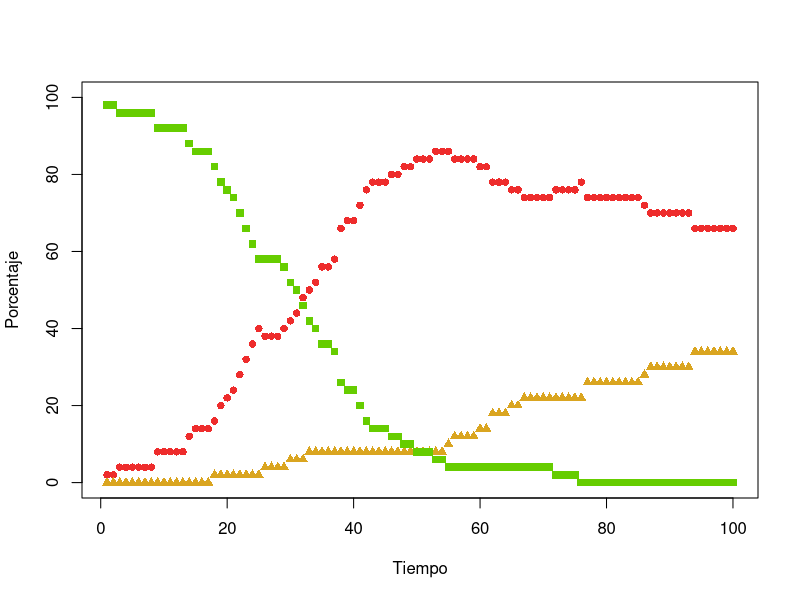
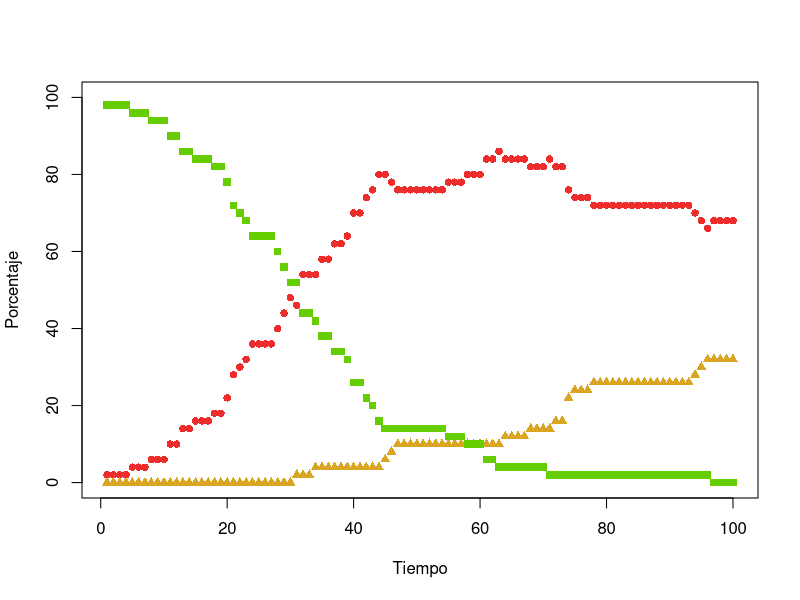
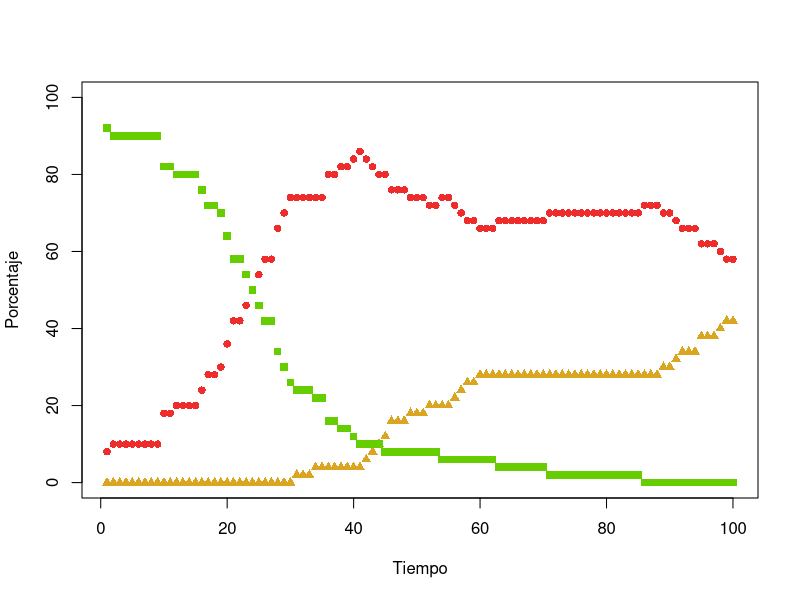
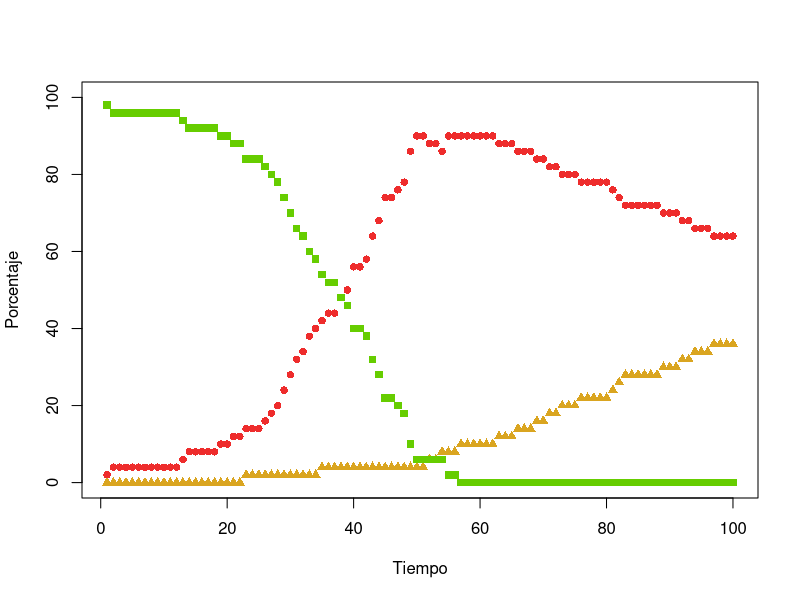
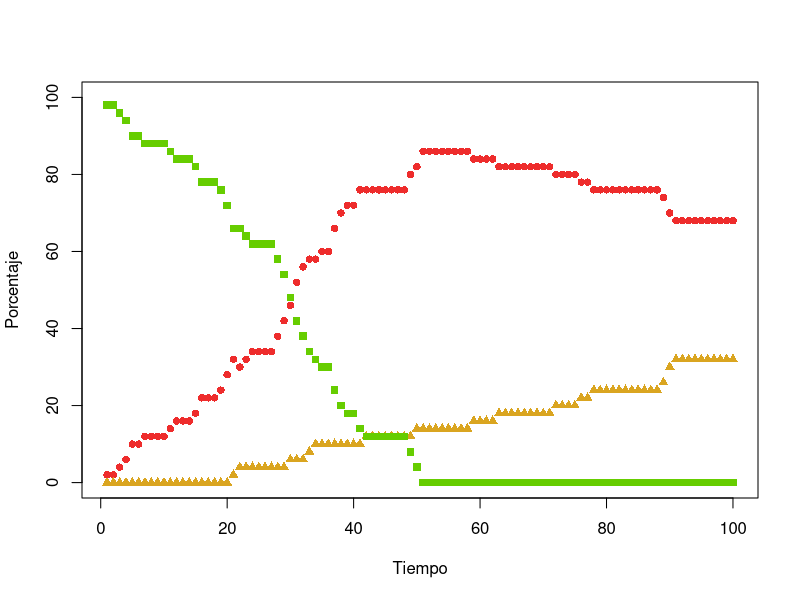
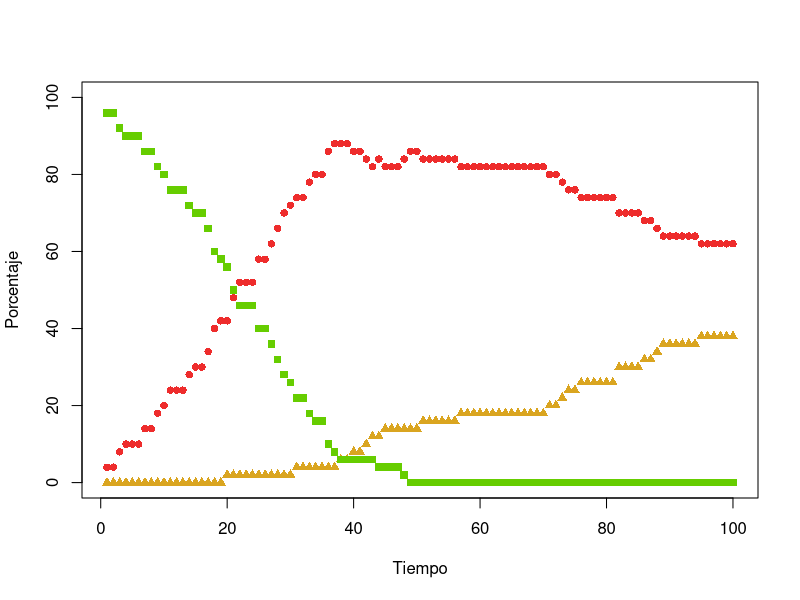
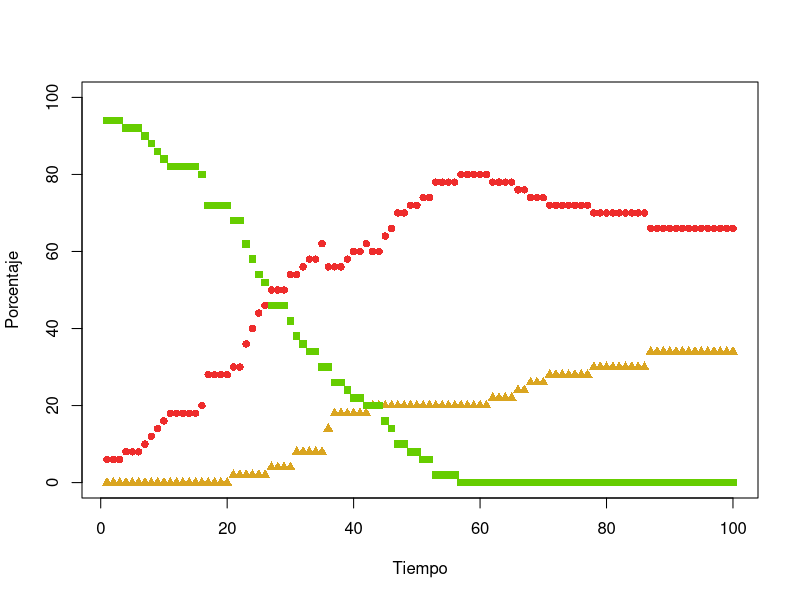
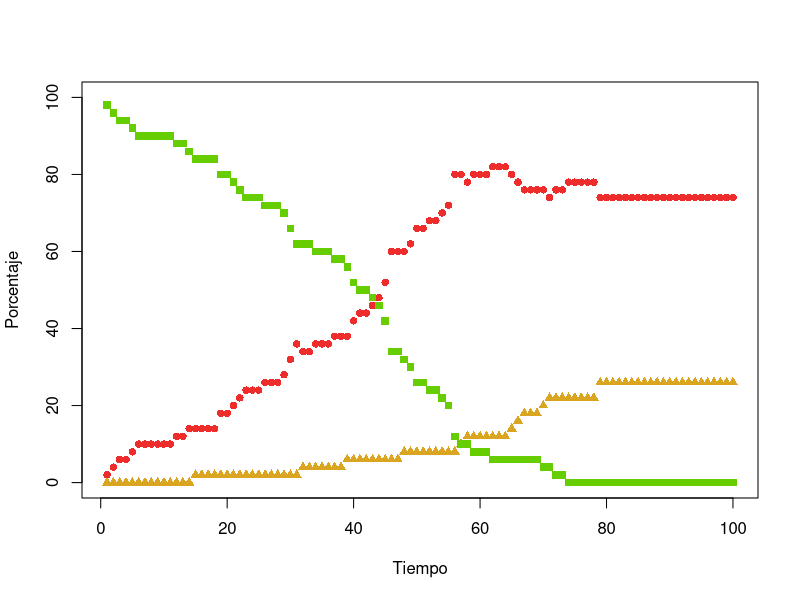

Write the R code that produced these figures, in order. (Note: a time limit stopped this script after it produced the figures.)
#suppressMessages(library(parallel))

l <- 1.5
n <- 50
pi <- 0.05
pr <- 0.02
v <- l / 30
r <- 0.1
tmax <- 100

impr = FALSE
replicas = 30
exper = data.frame(rep = numeric(), time=numeric()  )
data = c(0, 1, 2)
pc = pi
pv = 0
probs = c(1 - (pc +pv), pc, pv)
procesaContagio  <- function(y)
{
                                        #contagio por linea de barrido
    ordatos = agentes[order(agentes$x),] #ordenar los datos por el eje x
    cercanos = data.frame(i=numeric(),x=numeric(),y=numeric(), estado=numeric()) # los más cercanos a la linea de barrido que tal ue su distancia a la linea de barrido es menor al umbral
    for(i in 1:n){ #recorrido de los puntos ordenados
        ap = cbind(i,agentes[row.names(ordatos[i,]),]) #actual point
        if(nrow(cercanos) > 0){ # si hay puntos cercanos a la linea de barrido
                                        #actualizamos los cercanos al nuevo putno de la linea
            cercanos= cercanos[which(cercanos$x>(ap$x-r)),] 
                                        #calculo de la distancia de los cercanos al punto actual en la linea de barrido
            d = sqrt( ((rep(ap$x, nrow(cercanos))-cercanos$x)**2)+((rep(ap$y,nrow(cercanos))-cercanos$y)**2))
            md = which(d<r)
                                        #si hay alguien en el rango del umbral
            if(length(md) > 0){
                dist = d[md]
                li = cbind(cercanos[md,] , dist )
                if(ap$estado == 1){
                    if( any(li$estado==0) ){
                        aux = li[li$estado == 0,]
                        dl = (rep(r, nrow(aux)) - aux$dist) / rep(r, nrow(aux))
                        probl = runif(nrow(aux))
                                        #probc <- ( runif(nrow(aux)) < (rep(r, nrow(aux)) - aux$dist) / rep(r, nrow(aux)) )
                        probc= probl < dl
                        ordatos[aux$i,]$estado = ifelse(probc,1,0)                       
                    }
                    if (runif(1) < pr) {
                        ordatos[i,]$estado = 2 # recupera
                    }
                }
                if(ap$estado == 0) {
                    if( any(li$estado==1) ){                        
                        aux = li[which(li$estado == 1),]
                        probc <- ( runif(nrow(aux)) < (rep(r, nrow(aux)) - aux$dist) / rep(r, nrow(aux)) )
                        ordatos[i,]$estado = ifelse(any(probc==TRUE),1,0)
                    }
                }
            }
            
            
        }
        cercanos = rbind(cercanos,ap) #agregar punto actual a cercanos.
    }
    agentes$estado <<- ordatos[order(as.numeric(row.names(ordatos))),]$estado
    agentes$x <<- agentes$x + agentes$dx 
    agentes$y <<- agentes$y + agentes$dy
    if( any(agentes$x > l) ){
        agentes[which(agentes$x > l),]$x <<- agentes[which(agentes$x > l),]$x - l
    }
    if( any(agentes$x < 0) ){
        agentes[which(agentes$x < 0),]$x <<- agentes[which(agentes$x < 0),]$x + l
    }
    if( any(agentes$y > l) ){
        agentes[which(agentes$y > l),]$y <<- agentes[which(agentes$y > l),]$y - l
    }
    if( any(agentes$y < 0) ){
        agentes[which(agentes$y < 0),]$y <<- agentes[which(agentes$y < 0),]$y + l
    }
}

for(rep in 1:replicas){
    inic = proc.time()
    agentes <<- data.frame(x = runif(n,0,l), y = runif(n,0,l), dx = runif(n, -v, v), dy = runif(n, -v, v), estado  = sample(data, n, replace=TRUE, probs)  )
    #agentes <<- read.csv("prueba.csv")
    epidemia <- integer()
    inmunes <- integer()
    saludables <- integer()
    digitos <- floor(log(tmax, 10)) + 1   
    if(impr){
        aS <- agentes[agentes$estado == 0,]
        aI <- agentes[agentes$estado == 1,]
        aR <- agentes[agentes$estado == 2,]
        salida <- paste("p6_t000", ".png", sep="")
        tiempo <- paste("Paso","0" )
        png(salida)
        plot(l, type="n", main=tiempo, xlim=c(0, l), ylim=c(0, l), xlab="x", ylab="y")
        if (dim(aS)[1] > 0) {
            points(aS$x, aS$y, pch=15, col="chartreuse3", bg="chartreuse3")
        }
        if (dim(aI)[1] > 0) {
            points(aI$x, aI$y, pch=16, col="firebrick2", bg="firebrick2")
        }
        if (dim(aR)[1] > 0) {
            points(aR$x, aR$y, pch=17, col="goldenrod", bg="goldenrod")
        }
        graphics.off()
    }
    for (tiempo in 1:tmax) {
                                        #print(paste("Tiempo",tiempo))
        infectados <- nrow(agentes[agentes$estado == 1,])
        epidemia <- c(epidemia, infectados)
        recuperados <- nrow(agentes[agentes$estado == 2,])
        inmunes <- c(inmunes, recuperados)
        sanos <- nrow(agentes[agentes$estado == 0,])
        saludables <- c(saludables, sanos)
        
        if (infectados == 0) {
            break
        }
        procesaContagio(tiempo)        
        aS <- agentes[agentes$estado == 0,]
        aI <- agentes[agentes$estado == 1,]
        aR <- agentes[agentes$estado == 2,]
        if(impr){
            tl <- paste(tiempo, "", sep="")
            while (nchar(tl) < digitos) {
                tl <- paste("0", tl, sep="")
            }
            salida <- paste("p6_t", tl, ".png", sep="")
            tiempo <- paste("Paso", tiempo)
            png(salida)
            plot(l, type="n", main=tiempo, xlim=c(0, l), ylim=c(0, l), xlab="x", ylab="y")
            if (dim(aS)[1] > 0) {
                points(aS$x, aS$y, pch=15, col="chartreuse3", bg="chartreuse3")
            }
            if (dim(aI)[1] > 0) {
                points(aI$x, aI$y, pch=16, col="firebrick2", bg="firebrick2")
            }
            if (dim(aR)[1] > 0) {
                points(aR$x, aR$y, pch=17, col="goldenrod", bg="goldenrod")
            }
            graphics.off()
        }
    }
    exper = rbind(exper, c(rep,(proc.time()- inic)[3], pi, max(epidemia)*100/n))
    png(paste("images/p6ldb", rep, ".png",sep=""), width=1200, height=600)
    plot(1:length(epidemia), 100 * epidemia / n, pch=16 , col="firebrick2", ylim=c(0,100), xlab="Tiempo", ylab="Porcentaje")
    points(1:length(inmunes), 100 *inmunes / n, pch=17, col="goldenrod")
    points(1:length(saludables), 100 *saludables / n, pch=15, col="chartreuse3")
    graphics.off()
}
colnames(exper) = c("rep", "time", "pi", "mi")
write.csv(exper, "datosldb.csv")
print(exper)
